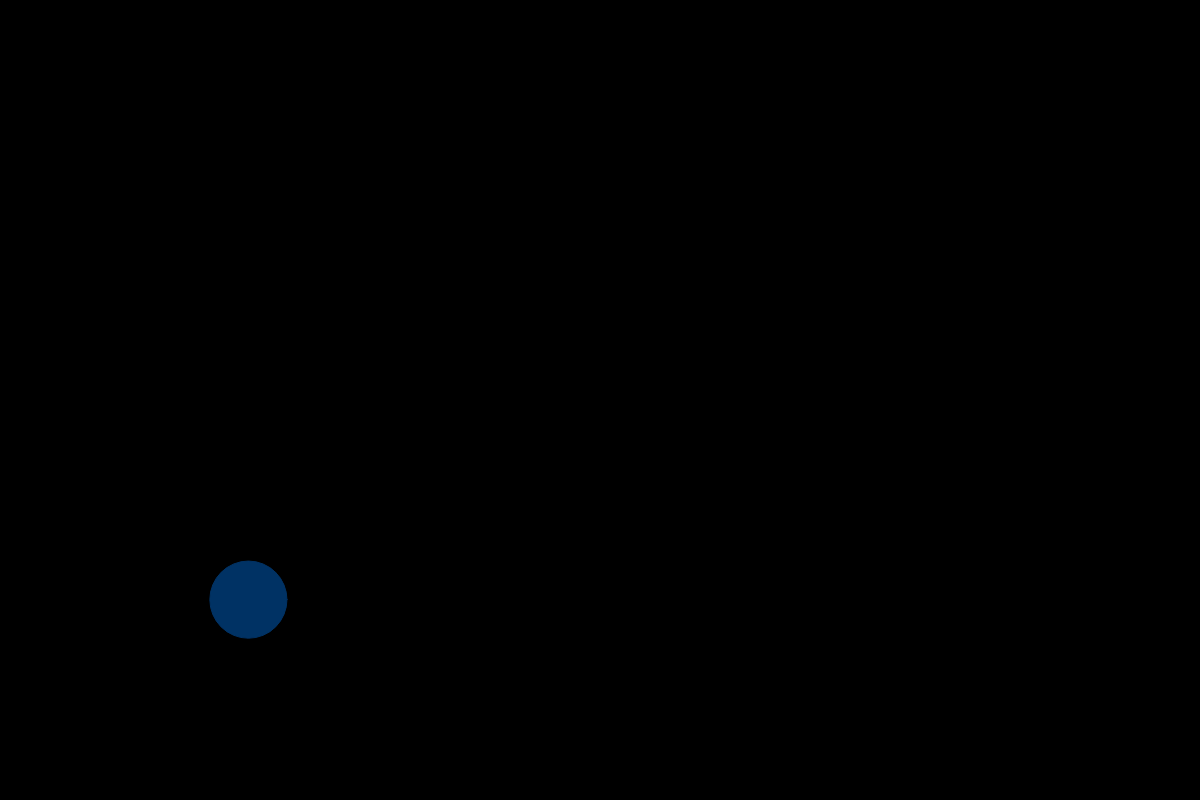
Frame 1 (no input)
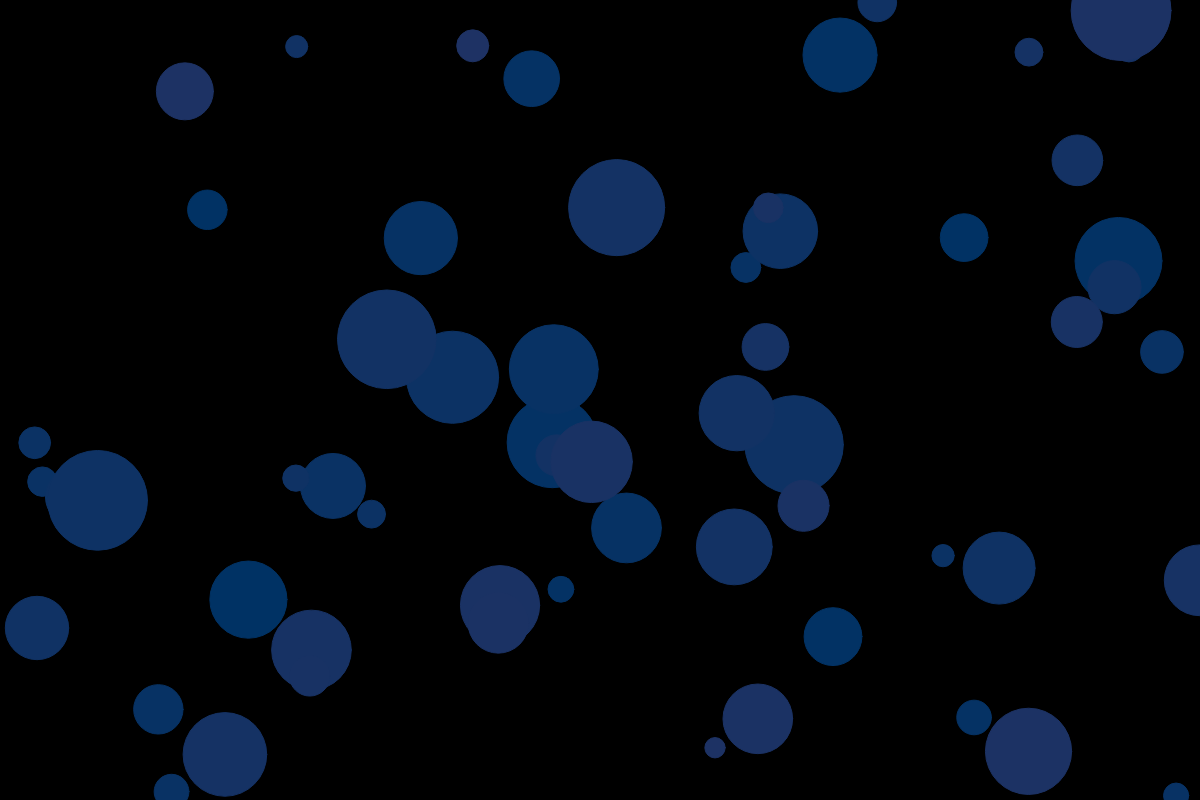
Frame 60 (no input)
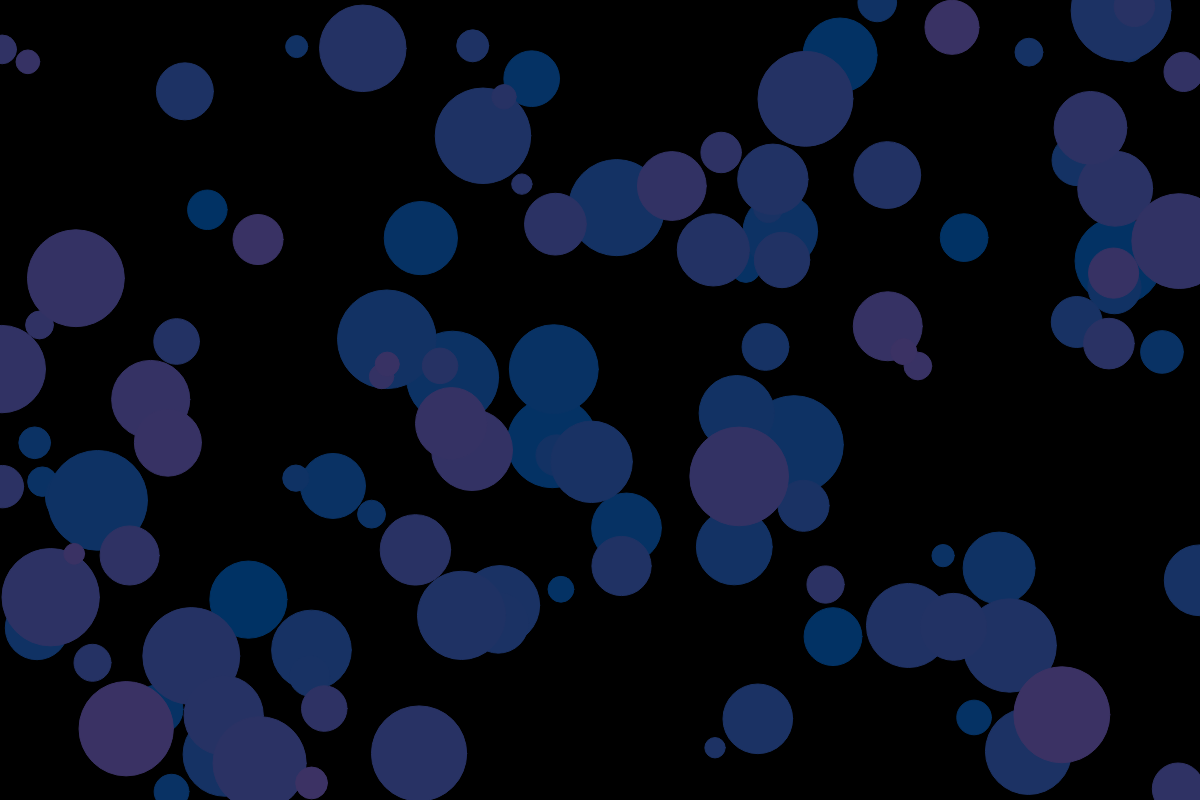
Frame 120 (the mouse pressed at the canvas centre since frame 60)

The p5.js sketch that drew these frames (run headless with seeded random() and noise() and a simulated clock; from frame 60 on, the mouse is pressed at the canvas centre):

// p5.js sketch
// ── sketch.js
let hue = 0;

function setup() {
  createCanvas(1200, 800);
  background(0);
}

function draw() {
  let r = random(20, 100);
  let x = random(width);
  let y = random(height);
  let innerColor = color(hue, 100, 100);
  let outerColor = color(hue, 50, 100);
  
  fill(outerColor);
  stroke(outerColor);
  ellipse(x, y, r, r);
  
  hue += 0.5;
  if (hue > 255) {
    hue = 0;
  }
}

// ── style.css
html, body {
  margin: 0;
  padding: 0;
}

canvas {
  display: block;
}

#defaultCanvas0 {
  position: absolute;
  top: 50%;
  left: 50%;
  transform: translate(-50%, -50%);
}
